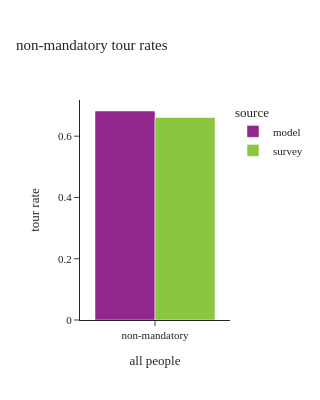

This figure's notebook cell:
### Code cell
df_plot = calc_tour_rates(tour_data[tour_data['tour_cat_reassign']=="non_mandatory"])
df_plot['all people'] = "non-mandatory"

fig = px.bar(df_plot, x="all people", y="tour rate", color="source",barmode="group",
             title="non-mandatory tour rates")
fig.update_layout(height=400, width=300)
fig.show()

### Figure 1 — Plotly figure (JSON) as saved in the notebook; plotly's stock layout.template omitted (floating-point values rounded to 4 significant figures)
{"data": [{"alignmentgroup": "True", "hovertemplate": "source=model<br>all people=%{x}<br>tour rate=%{y}<extra></extra>", "legendgroup": "model", "marker": {"color": "#91268F", "pattern": {"shape": ""}}, "name": "model", "offsetgroup": "model", "orientation": "v", "showlegend": true, "textposition": "auto", "type": "bar", "x": ["non-mandatory"], "xaxis": "x", "y": [0.6822], "yaxis": "y"}, {"alignmentgroup": "True", "hovertemplate": "source=survey<br>all people=%{x}<br>tour rate=%{y}<extra></extra>", "legendgroup": "survey", "marker": {"color": "#8CC63E", "pattern": {"shape": ""}}, "name": "survey", "offsetgroup": "survey", "orientation": "v", "showlegend": true, "textposition": "auto", "type": "bar", "x": ["non-mandatory"], "xaxis": "x", "y": [0.6609], "yaxis": "y"}], "layout": {"barmode": "group", "height": 400, "legend": {"title": {"text": "source"}, "tracegroupgap": 0}, "title": {"text": "non-mandatory tour rates"}, "width": 300, "xaxis": {"anchor": "y", "domain": [0.0, 1.0], "title": {"text": "all people"}}, "yaxis": {"anchor": "x", "domain": [0.0, 1.0], "title": {"text": "tour rate"}}}}
